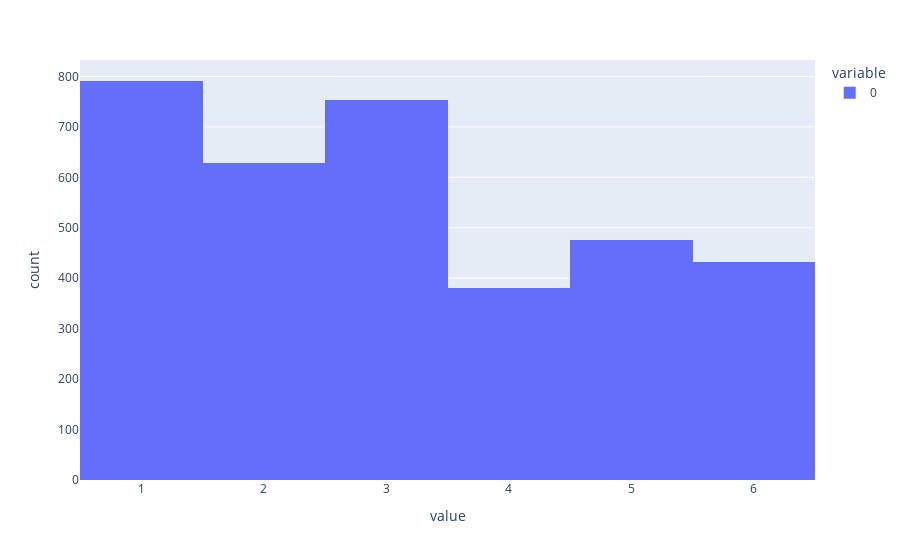

This figure's notebook cell:
### Code cell
px.histogram(preds+1)

### Figure 1 — Plotly figure (JSON) as saved in the notebook; plotly's stock layout.template omitted (floating-point values rounded to 4 significant figures; data arrays with more than 128 entries replaced by an {"elided": "..."} marker saying what was removed)
{"data": [{"alignmentgroup": "True", "bingroup": "x", "hovertemplate": "variable=0<br>value=%{x}<br>count=%{y}<extra></extra>", "legendgroup": "0", "marker": {"color": "#636efa", "pattern": {"shape": ""}}, "name": "0", "offsetgroup": "0", "orientation": "v", "showlegend": true, "type": "histogram", "x": {"elided": "3462 int values"}, "xaxis": "x", "yaxis": "y"}], "layout": {"autosize": true, "barmode": "relative", "legend": {"title": {"text": "variable"}, "tracegroupgap": 0}, "margin": {"t": 60}, "xaxis": {"anchor": "y", "autorange": true, "domain": [0, 1], "range": [0.5, 6.5], "title": {"text": "value"}, "type": "linear"}, "yaxis": {"anchor": "x", "autorange": true, "domain": [0, 1], "range": [0, 832.6], "title": {"text": "count"}}}}
